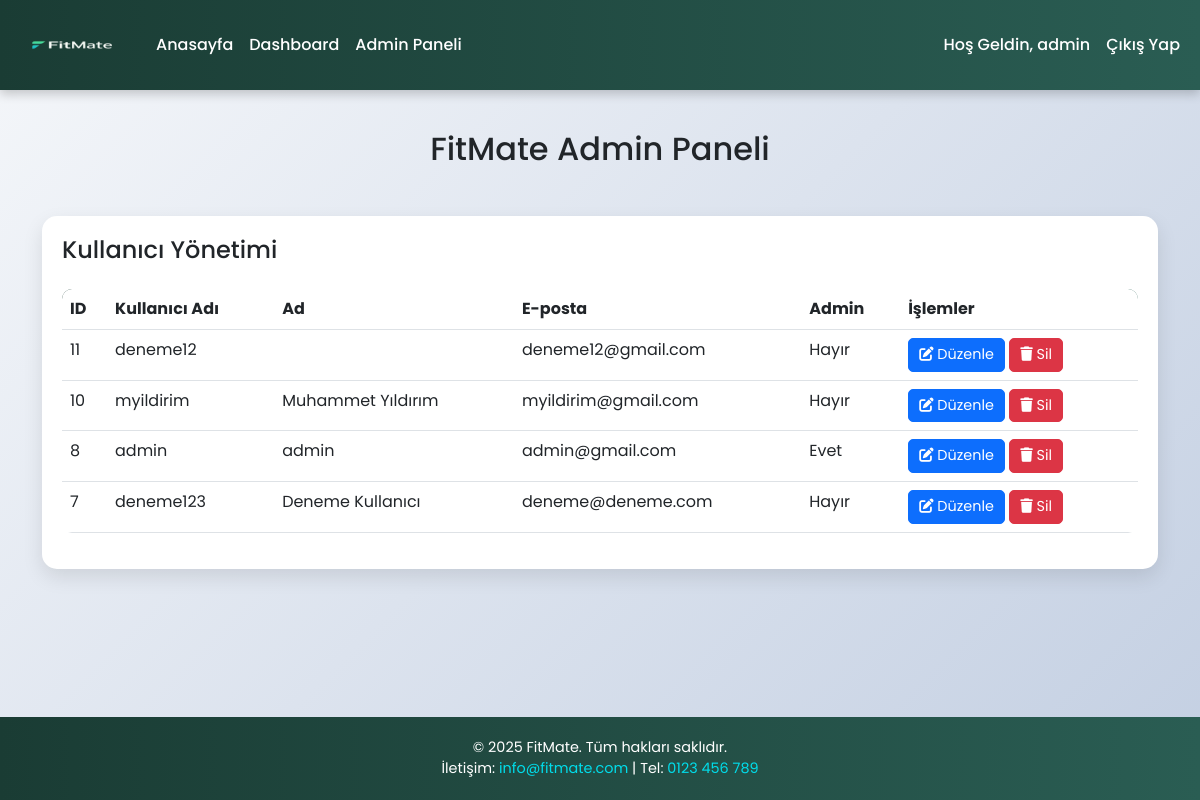
Screenshot of /admin.php (signed in) with the database file from the repository.
### tables this page shows
CREATE TABLE IF NOT EXISTS `users` (
  `id` int NOT NULL AUTO_INCREMENT,
  `username` varchar(50) NOT NULL,
  `password` varchar(255) NOT NULL,
  `email` varchar(100) NOT NULL,
  `height` float NOT NULL,
  `weight` float NOT NULL,
  `bmi` float DEFAULT NULL,
  `fitness_goal` varchar(50) DEFAULT NULL,
  `experience_level` varchar(50) DEFAULT NULL,
  `preferred_exercises` varchar(50) DEFAULT NULL,
  `workout_days` int DEFAULT NULL,
  `workout_duration` int DEFAULT NULL,
  `target_weight` float DEFAULT NULL,
  `target_set_date` date DEFAULT NULL,
  `target_achieved_date` date DEFAULT NULL,
  `show_name_in_success` tinyint(1) DEFAULT '0',
  `show_username_in_success` tinyint(1) DEFAULT '0',
  `name` varchar(255) DEFAULT NULL,
  `is_admin` tinyint(1) DEFAULT '0',
  PRIMARY KEY (`id`),
  UNIQUE KEY `username` (`username`),
  UNIQUE KEY `email` (`email`)
);

### admin.php (the view, shortened to what this page needs)
<?php
$servername = "localhost";
$username = "root";
$password = "";
$dbname = "fitness_db";
$conn = new mysqli($servername, $username, $password, $dbname);
$users_query = "SELECT id, username, name, email, is_admin FROM users ORDER BY id DESC";
$users_result = $conn->query($users_query);
?>
<!DOCTYPE html>
<html lang="tr">
<head>
    <link href="https://cdn.jsdelivr.net/npm/bootstrap@5.3.0/dist/css/bootstrap.min.css" rel="stylesheet">
    <link rel="stylesheet" href="https://cdnjs.cloudflare.com/ajax/libs/font-awesome/6.4.0/css/all.min.css">
</head>
<body>
    <nav class="navbar navbar-expand-lg navbar-dark">
        <div class="container-fluid">
            <a class="navbar-brand" href="index.php">
                <img src="images/logo2.png" alt="Fitness App Logo" class="navbar-logo">
            </a>
            <div class="collapse navbar-collapse" id="navbarNav">
                <ul class="navbar-nav me-auto">
                    <li class="nav-item">
                        <a class="nav-link" href="index.php">Anasayfa</a>
                    </li>
                    <li class="nav-item">
                        <a class="nav-link" href="dashboard.php">Dashboard</a>
                    </li>
                    <li class="nav-item">
                        <a class="nav-link active" href="admin.php">Admin Paneli</a>
                    </li>
                </ul>
                <ul class="navbar-nav">
                    <li class="nav-item">
                        <a class="nav-link" href="dashboard.php">Hoş Geldin, <?php echo htmlspecialchars($_SESSION['username']); ?></a>
                    </li>
                    <li class="nav-item">
                        <a class="nav-link" href="logout.php">Çıkış Yap</a>
                    </li>
                </ul>
            </div>
        </div>
    </nav>
    <div class="content">
        <section class="admin-section">
            <div class="container">
                <h2 class="text-center mb-5">FitMate Admin Paneli</h2>
                <div class="admin-card">
                    <h4 class="mb-4">Kullanıcı Yönetimi</h4>
                    <?php if ($users_result->num_rows > 0): ?>
                        <div class="table-responsive">
                            <table class="table table-hover">
                                <thead>
                                    <tr>
                                        <th>ID</th>
                                        <th>Kullanıcı Adı</th>
                                        <th>Ad</th>
                                        <th>E-posta</th>
                                        <th>Admin</th>
                                        <th>İşlemler</th>
                                    </tr>
                                </thead>
                                <tbody>
                                    <?php while ($row = $users_result->fetch_assoc()): ?>
                                        <tr>
                                            <td><?php echo htmlspecialchars($row['id']); ?></td>
                                            <td><?php echo htmlspecialchars($row['username']); ?></td>
                                            <td><?php echo htmlspecialchars($row['name'] ?? 'Belirtilmemiş'); ?></td>
                                            <td><?php echo htmlspecialchars($row['email'] ?? 'Belirtilmemiş'); ?></td>
                                            <td><?php echo $row['is_admin'] ? 'Evet' : 'Hayır'; ?></td>
                                            <td>
                                                <a href="edit_user.php?id=<?php echo $row['id']; ?>" class="btn btn-primary btn-action"><i class="fas fa-edit"></i> Düzenle</a>
                                                <a href="admin.php?delete_id=<?php echo $row['id']; ?>" class="btn btn-danger btn-action" onclick="return confirm('Bu kullanıcıyı silmek istediğinizden emin misiniz?');"><i class="fas fa-trash"></i> Sil</a>
                                            </td>
                                        </tr>
                                    <?php endwhile; ?>
                                </tbody>
                            </table>
                        </div>
                    <?php else: ?>
                        <p class="text-center">Henüz kullanıcı bulunmamaktadır.</p>
                    <?php endif; ?>
                </div>
            </div>
        </section>
    </div>
    <footer class="text-center">
        <div class="container">
            <p class="mb-0">© 2025 FitMate. Tüm hakları saklıdır.</p>
            <p class="mb-0">İletişim: <a href="mailto:info@fitmate.com">info@fitmate.com</a> | Tel: <a href="tel:0123456789">0123 456 789</a></p>
        </div>
    </footer>
</body>
</html>

### admin.php (style rules this page uses)
html, body { margin: 0; font-family: 'Poppins', sans-serif; background: linear-gradient(135deg, #f5f7fa 0%, #c3cfe2 100%); min-height: 100vh; }
body { display: flex; flex-direction: column; }
.content { flex: 1 0 auto; padding-bottom: 60px; }
footer { flex-shrink: 0; width: 100%; }
.navbar { background: linear-gradient(90deg, #1a3c34 0%, #2a5d53 100%); box-shadow: 0 4px 10px rgba(0, 0, 0, 0.2); padding: 10px 0; position: sticky; top: 0; z-index: 1000; }
.navbar-logo { height: 60px; width: auto; max-width: 250px; transition: transform 0.3s ease; }
.nav-link { color: #fff !important; font-weight: 500; transition: color 0.3s ease; }
.admin-section { padding: 40px 0; }
.admin-card { border: none; border-radius: 15px; box-shadow: 0 8px 20px rgba(0, 0, 0, 0.1); background: #fff; padding: 20px; }
.table { background: #fff; border-radius: 10px; overflow: hidden; }
.table thead { background: linear-gradient(90deg, #1a3c34 0%, #2a5d53 100%); color: #fff; }
.btn-action { padding: 5px 10px; font-size: 0.9rem; border-radius: 5px; }
footer { background: linear-gradient(90deg, #1a3c34 0%, #2a5d53 100%); color: white; padding: 20px 0; font-size: 0.9rem; }
footer a { color: #00ddeb; text-decoration: none; }

### rows the page displays
users: id "11", username "deneme12", email "deneme12@gmail.com", is_admin "Hayır"
users: id "10", username "myildirim", name "Muhammet Yıldırım", email "myildirim@gmail.com", is_admin "Hayır"
users: id "8", username "admin", name "admin", email "admin@gmail.com", is_admin "Evet"
users: id "7", username "deneme123", name "Deneme Kullanıcı", email "deneme@deneme.com", is_admin "Hayır"

### other values shown
$_SESSION['username'] "admin"
